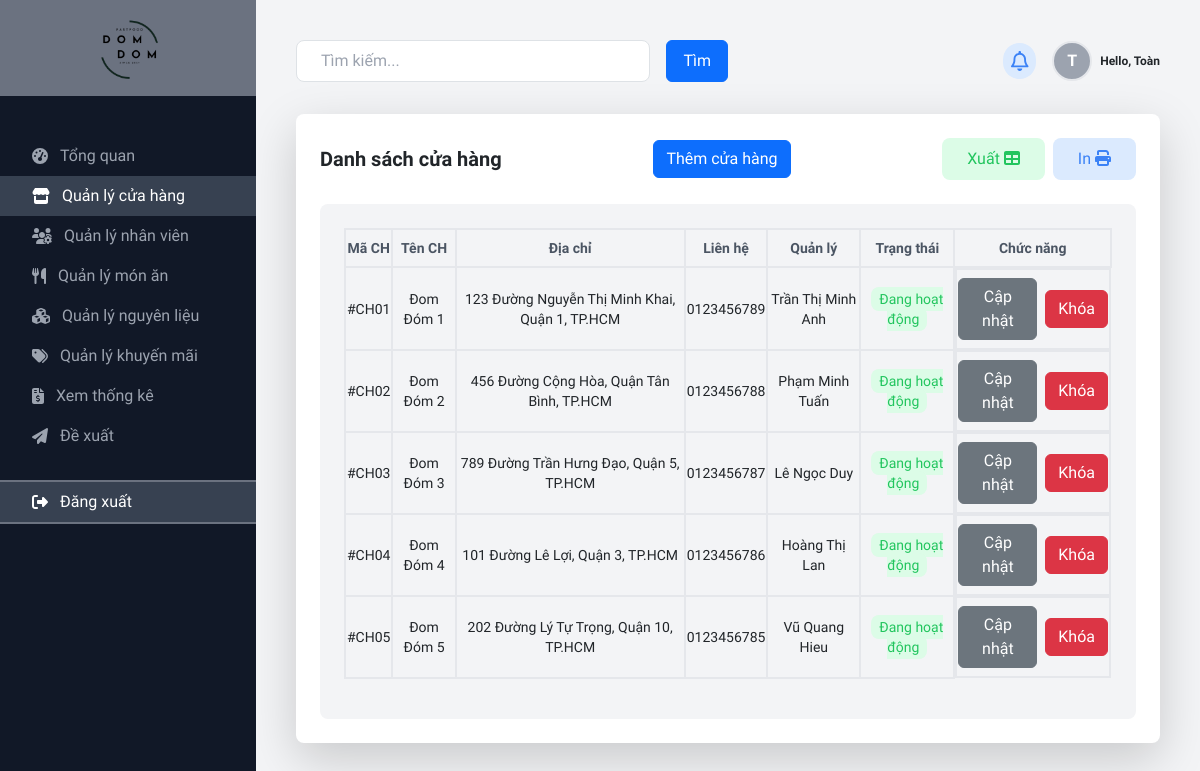
The app's page /view/page/admin/index.php?i=store (signed in) with its own data.
### tables this page shows
CREATE TABLE `user` (
  `userID` int(11) NOT NULL,
  `roleID` int(11) DEFAULT NULL,
  `userName` varchar(80) DEFAULT NULL,
  `email` varchar(50) DEFAULT NULL,
  `password` varchar(255) DEFAULT NULL,
  `dateBirth` date DEFAULT NULL,
  `sex` tinyint(1) DEFAULT NULL,
  `phoneNumber` varchar(20) DEFAULT NULL,
  `image` varchar(50) DEFAULT NULL,
  `storeID` int(11) NOT NULL,
  `status` int(11) DEFAULT 1
);

CREATE TABLE `store` (
  `storeID` int(11) NOT NULL,
  `storeName` varchar(50) DEFAULT NULL,
  `address` varchar(100) DEFAULT NULL,
  `status` varchar(50) DEFAULT 'Đang hoạt động',
  `contact` varchar(255) NOT NULL
);

### view/page/admin/store/index.php (the view, shortened to what this page needs)
<div class="grid grid-cols-1 md:grid-cols-1 gap-6 mt-8">
    <div class="bg-white p-6 rounded-lg shadow-lg mb-6">
        <div class="flex justify-between items-center mb-4">
            <h2 class="text-xl font-semibold">
                Danh sách cửa hàng
            </h2>
            <div class="flex items-center">
                <button type="submit" class="btn btn-primary" data-bs-toggle="modal" data-bs-target="#insertModal">Thêm cửa hàng</button>
            </div>
            <div class="flex items-center">
                <button class="btn bg-green-100 text-green-500 py-2 px-4 rounded-lg mr-1 hover:bg-green-500 hover:text-white">Xuất <i class="fa-solid fa-table"></i></button>
                <button class="btn bg-blue-100 text-blue-500 py-2 px-4 rounded-lg ml-1 hover:bg-blue-500 hover:text-white">In <i class="fa-solid fa-print"></i></button>
            </div>
        </div>
        <div class="h-fit bg-gray-100 rounded-lg p-6">
            <form action="" method="POST">
                <table class="text-sm w-full text-center">
                    <thead>
                        <tr>
                            <th class="text-gray-600 border-2 py-2">Mã CH</th>
                            <th class="text-gray-600 border-2 py-2">Tên CH</th>
                            <th class="text-gray-600 border-2 py-2">Địa chỉ</th>
                            <th class="text-gray-600 border-2 py-2">Liên hệ</th>
                            <th class="text-gray-600 border-2 py-2">Quản lý</th>
                            <th class="text-gray-600 border-2 py-2">Trạng thái</th>
                            <th class="text-gray-600 border-2 py-2">Chức năng</th>
                        </tr>
                    </thead>
                    <tbody>
                        <?php
                        $sql = "SELECT * FROM `store`";
                        $result = $conn->query($sql);
                        while ($row = $result->fetch_assoc()) {
                            $storeID = $row["storeID"];
                            $sql2 = "SELECT * FROM user WHERE userID = $storeID + 1";
                            $result2 = $conn->query($sql2);
                            $row2 = $result2->fetch_assoc();
                            echo "
                                <tr>
                                    <td class='py-2 border-2'>#CH0" . $row["storeID"] . "</td>
                                    <td class='py-2 border-2'>" . $row["storeName"] . "</td>
                                    <td class='py-2 border-2'>" . $row["address"] . "</td>
                                    <td class='py-2 border-2'>" . $row["contact"] . "</td>
                                    <td class='py-2 border-2'>" . $row2["userName"] . "</td>
                                    <td class='py-2 border-2'><span class='bg-green-100 text-green-500 py-1 px-2 rounded-lg'>" . ($row["status"] == 1 ? "Đang hoạt động" : "Ngưng hoạt động") . "</span></td>
                                    <td class='py-2 border-2 flex justify-center items-center'>
                                        <button class='btn btn-secondary mr-1' name='btncapnhat' value='" . $row["storeID"] . "'>Cập nhật</button>
                                        <button class='btn btn-danger ml-1' name='btnkhoa'>Khóa</button>
                                    </td>
                                </tr>
                                ";
                        }
                        ?>
                    </tbody>
                </table>
            </form>
        </div>
    </div>

### view/page/admin/index.php (shortened to what this page needs)
<html lang="en">
<head>
    <link href="../../css/all.css" rel="stylesheet" />
    <link href="../../css/bootstrap.min.css" rel="stylesheet">
    <script src="../../js/tailwindcss.js"></script>
</head>
<?php
$db = new Database();
$conn = $db->connect();
?>
<body class="bg-gray-900" style="scroll-behavior: smooth; font-family: 'Playwrite DE Grund', cursive;">
    <div class="flex flex-col md:flex-row" id="container">
        <div class=" w-full md:w-64" id="left">
            <div class="flex items-center justify-center h-20 w-full bg-gray-500 py-5">
                <a href="index.php">
                    <img src="../../../images/logo-nobg.png" alt="Logo" class="size-20">
                </a>
            </div>
            <nav class="mt-10">
                <a class="flex items-center py-2 px-8 text-gray-400 hover:bg-gray-700 hover:text-white adnav" id="admin" href="index.php">
                    <i class="fas fa-tachometer-alt mr-3"></i>Tổng quan
                </a>
                <a class="flex items-center py-2 px-8 text-gray-400 hover:bg-gray-700 hover:text-white adnav" id="store" href="index.php?i=store">
                    <i class="fa-solid fa-store mr-3"></i>Quản lý cửa hàng
                </a>
                <a class="flex items-center py-2 px-8 text-gray-400 hover:bg-gray-700 hover:text-white adnav" id="employee" href="index.php?i=employee">
                    <i class="fa-solid fa-users-gear mr-3"></i></i>Quản lý nhân viên
                </a>
                <a class="flex items-center py-2 px-8 text-gray-400 hover:bg-gray-700 hover:text-white adnav" id="dish" href="index.php?i=dish">
                    <i class="fa-solid fa-utensils mr-3"></i>Quản lý món ăn
                </a>
                <a class="flex items-center py-2 px-8 text-gray-400 hover:bg-gray-700 hover:text-white adnav" id="ingredient" href="index.php?i=ingredient">
                    <i class="fa-solid fa-cubes mr-3"></i>Quản lý nguyên liệu
                </a>
                <a class="flex items-center py-2 px-8 text-gray-400 hover:bg-gray-700 hover:text-white adnav" id="promotion" href="index.php?i=promotion">
                    <i class="fa-solid fa-tags mr-3"></i>Quản lý khuyến mãi
                </a>
                <a class="flex items-center py-2 px-8 text-gray-400 hover:bg-gray-700 hover:text-white adnav" id="revenue" href="index.php?i=revenue">
                    <i class="fa-solid fa-file-invoice-dollar mr-3"></i>Xem thống kê
                </a>
                <a class="flex items-center py-2 px-8 text-gray-400 hover:bg-gray-700 hover:text-white adnav" id="proposal" href="index.php?i=proposal">
                    <i class="fa-solid fa-paper-plane mr-3"></i>Đề xuất
                </a>
                <a href="#" onclick="logout()" class="flex items-center py-2 px-8 text-white border-y-2 bg-gray-700 border-gray-500 mt-4 hover:bg-gray-700 hover:text-white adnav">
                    <i class="fa-solid fa-right-from-bracket mr-3"></i>Đăng xuất
                </a>
            </nav>
        </div>
        <div class="bg-gray-100 flex-1 p-6 pb-2 md:p-10" id="right">
            <div class="flex justify-between items-center mb-6 hover:cursor-pointer">
                <div class="relative w-1/2 flex">
                    <input class="w-full py-2 px-4 mr-2 rounded-lg border border-gray-300" placeholder="Tìm kiếm..." type="text" />
                    <button type="submit" class="btn btn-primary ml-2 px-3">Tìm</button>
                </div>
                <div class="flex items-center hover:cursor-pointer">
                    <div class="ml-4 bg-blue-100 text-blue-500 p-2 rounded-full text-xl hover:bg-red-500 hover:text-white">
                        <i class="fa-regular fa-bell"></i>
                    </div>
                    <div class="ml-4 flex items-center relative user-container">
                        <div class="rounded-full mr-1 border-solid bg-gray-400 text-white font-bold border-2 w-10 h-10 flex justify-center items-center">
                            <?php
                            $userName = $_SESSION["user"][0];
                            $sql = "SELECT userID, userName FROM user WHERE userName = '$userName'";
                            $result = $conn->query($sql);
                            $row = $result->fetch_assoc();
                            $fullName = $row["userName"];
                            $name = end(explode(" ", $fullName));
                            $firstLetter = substr($name, 0, 1);
                            echo $firstLetter;
                            ?>
                        </div>
                        <span class="text-xs font-bold ml-1"> Hello,
                            <?php
                            echo $name;
                            ?>
                        </span>
                    </div>
                </div>
            </div>
            <?php
            $i = "";
            if (isset($_REQUEST["i"])) {
                $i = $_REQUEST["i"];
            } else {
                $i = "home";
            }
            if ($i != "home") {
                require("" . $_REQUEST["i"] . "/index.php");
            } else {
                require("home/index.php");
            }
            ?>
        </div>
    </div>
    </div>
</body>
</html>

### view/page/admin/index.php (style rules this page uses)
.activeAd { background-color: rgb(55 65 81); color: #FFF !important; }

### records on screen
user: userName "T", userName "Toàn"
store: storeID "1", storeName "Đom Đóm 1", address "123 Đường Nguyễn Thị Minh Khai, Quận 1, TP.HCM", contact "0123456789", user.userName "Trần Thị Minh Anh", status "Đang hoạt động"
store: storeID "2", storeName "Đom Đóm 2", address "456 Đường Cộng Hòa, Quận Tân Bình, TP.HCM", contact "0123456788", user.userName "Phạm Minh Tuấn", status "Đang hoạt động"
store: storeID "3", storeName "Đom Đóm 3", address "789 Đường Trần Hưng Đạo, Quận 5, TP.HCM", contact "0123456787", user.userName "Lê Ngọc Duy", status "Đang hoạt động"
store: storeID "4", storeName "Đom Đóm 4", address "101 Đường Lê Lợi, Quận 3, TP.HCM", contact "0123456786", user.userName "Hoàng Thị Lan", status "Đang hoạt động"
store: storeID "5", storeName "Đom Đóm 5", address "202 Đường Lý Tự Trọng, Quận 10, TP.HCM", contact "0123456785", user.userName "Vũ Quang Hieu", status "Đang hoạt động"
